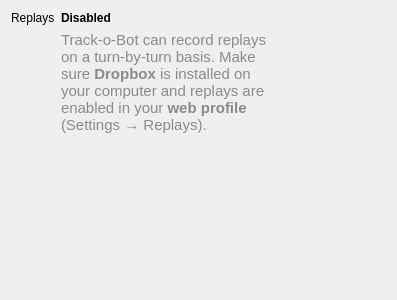
<?xml version="1.0" encoding="UTF-8"?>
<ui version="4.0">
 <class>ReplaysWidget</class>
 <widget class="QWidget" name="ReplaysWidget">
  <property name="geometry">
   <rect>
    <x>0</x>
    <y>0</y>
    <width>397</width>
    <height>300</height>
   </rect>
  </property>
  <property name="windowTitle">
   <string>Form</string>
  </property>
  <layout class="QHBoxLayout" name="horizontalLayout">
   <item>
    <layout class="QFormLayout" name="formLayout">
     <property name="fieldGrowthPolicy">
      <enum>QFormLayout::ExpandingFieldsGrow</enum>
     </property>
     <property name="rowWrapPolicy">
      <enum>QFormLayout::DontWrapRows</enum>
     </property>
     <item row="0" column="0">
      <widget class="QLabel" name="label_4">
       <property name="text">
        <string>Replays</string>
       </property>
      </widget>
     </item>
     <item row="1" column="1">
      <widget class="QLabel" name="label">
       <property name="palette">
        <palette>
         <active>
          <colorrole role="WindowText">
           <brush brushstyle="SolidPattern">
            <color alpha="255">
             <red>138</red>
             <green>138</green>
             <blue>138</blue>
            </color>
           </brush>
          </colorrole>
         </active>
         <inactive>
          <colorrole role="WindowText">
           <brush brushstyle="SolidPattern">
            <color alpha="255">
             <red>138</red>
             <green>138</green>
             <blue>138</blue>
            </color>
           </brush>
          </colorrole>
         </inactive>
         <disabled>
          <colorrole role="WindowText">
           <brush brushstyle="SolidPattern">
            <color alpha="255">
             <red>127</red>
             <green>127</green>
             <blue>127</blue>
            </color>
           </brush>
          </colorrole>
         </disabled>
        </palette>
       </property>
       <property name="font">
        <font>
         <pointsize>11</pointsize>
        </font>
       </property>
       <property name="text">
        <string>&lt;html&gt;&lt;head/&gt;&lt;body&gt;&lt;p&gt;Track-o-Bot can record replays on a turn-by-turn basis. Make sure &lt;span style=&quot; font-weight:600;&quot;&gt;Dropbox&lt;/span&gt; is installed on your computer and replays are enabled in your &lt;span style=&quot; font-weight:600;&quot;&gt;web profile&lt;/span&gt; (Settings → Replays).&lt;/p&gt;&lt;/body&gt;&lt;/html&gt;</string>
       </property>
       <property name="wordWrap">
        <bool>true</bool>
       </property>
      </widget>
     </item>
     <item row="0" column="1">
      <widget class="QLabel" name="label_5">
       <property name="font">
        <font>
         <weight>75</weight>
         <bold>true</bold>
        </font>
       </property>
       <property name="text">
        <string>Disabled</string>
       </property>
      </widget>
     </item>
    </layout>
   </item>
  </layout>
 </widget>
 <resources/>
 <connections/>
</ui>
